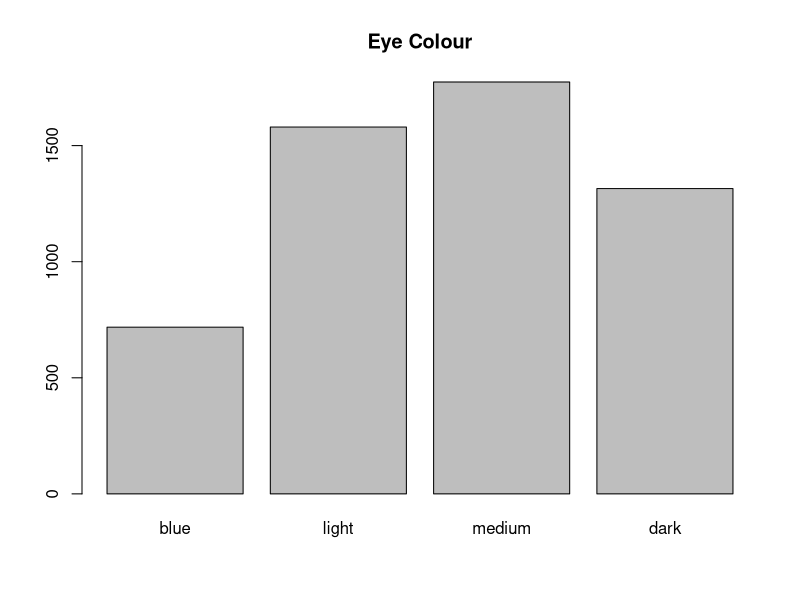
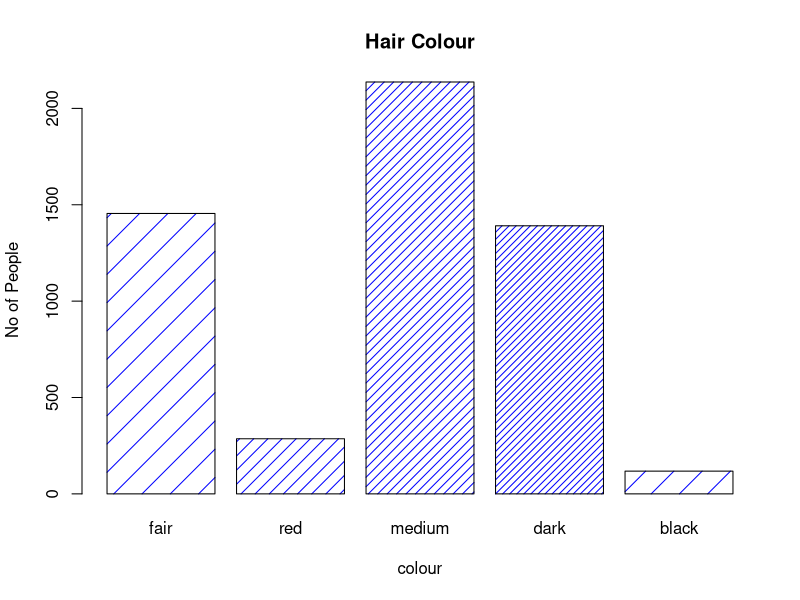
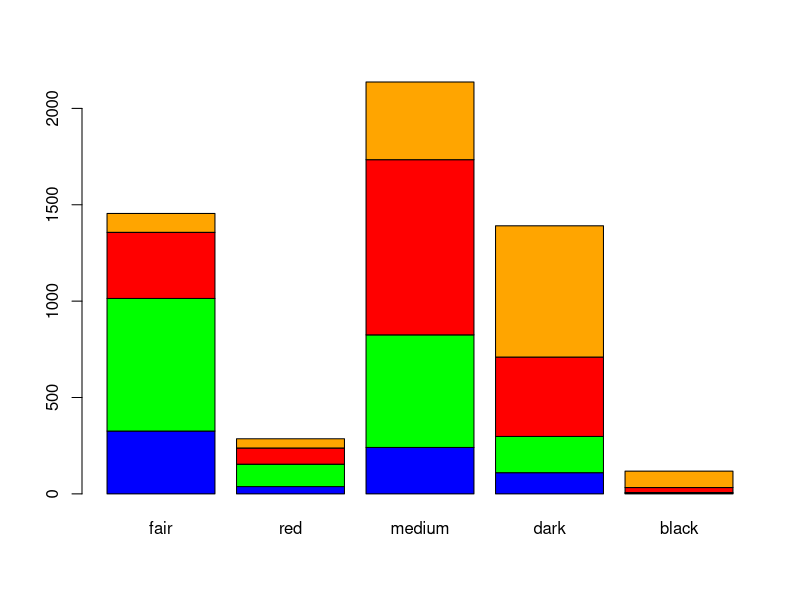
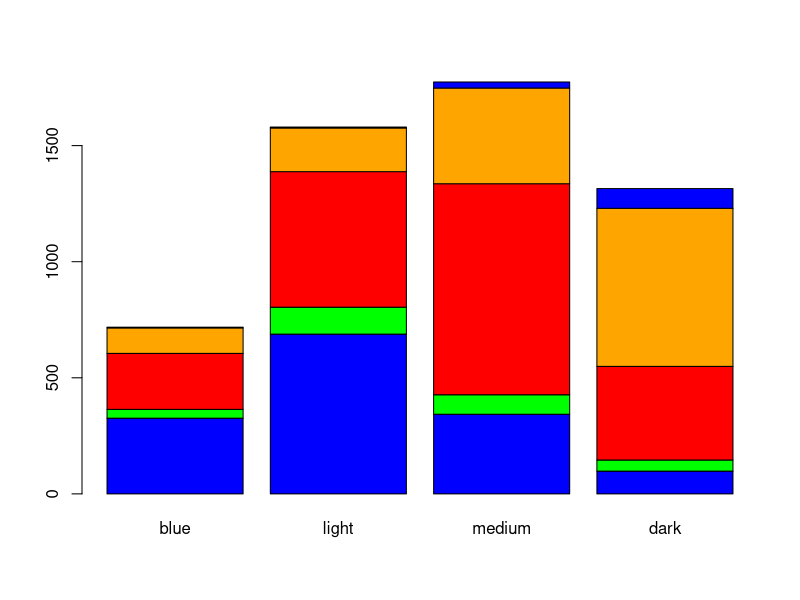
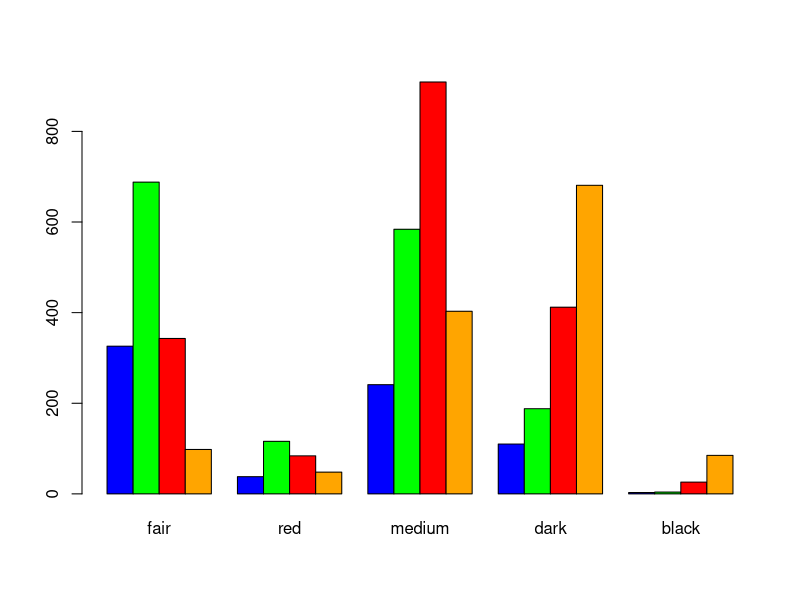
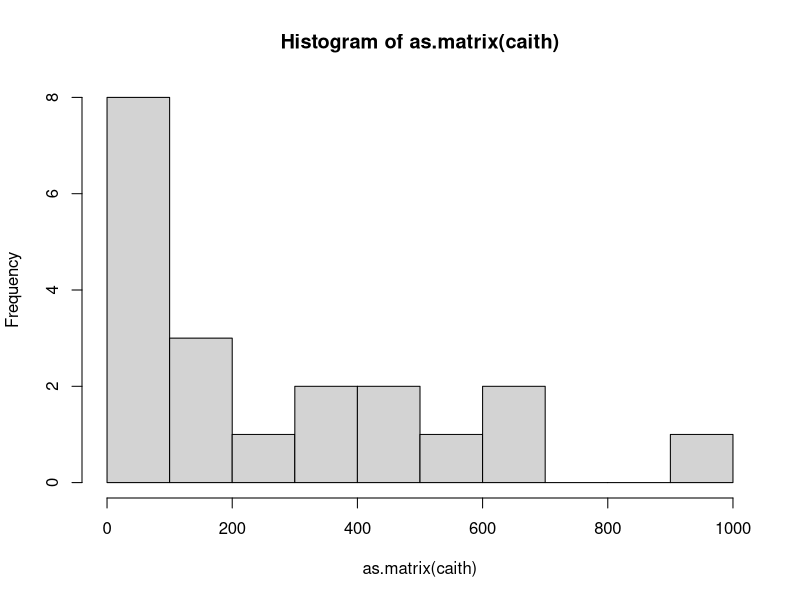
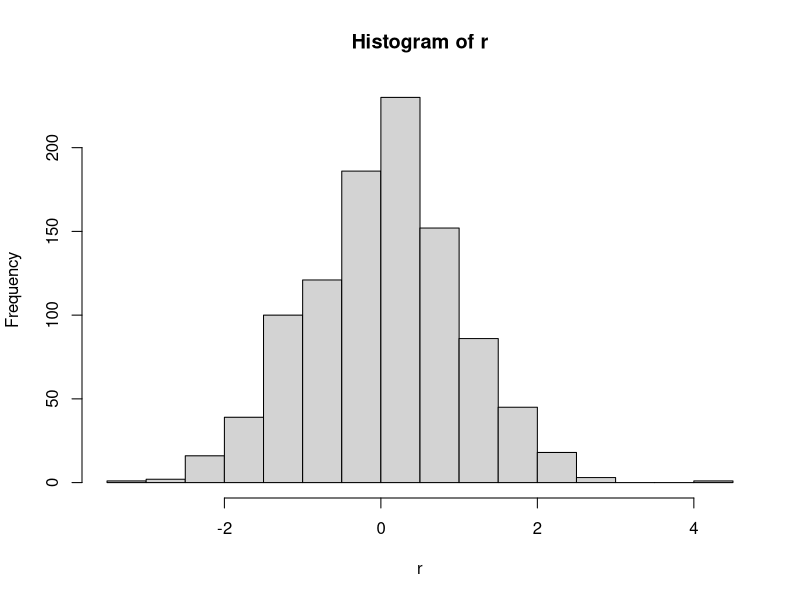
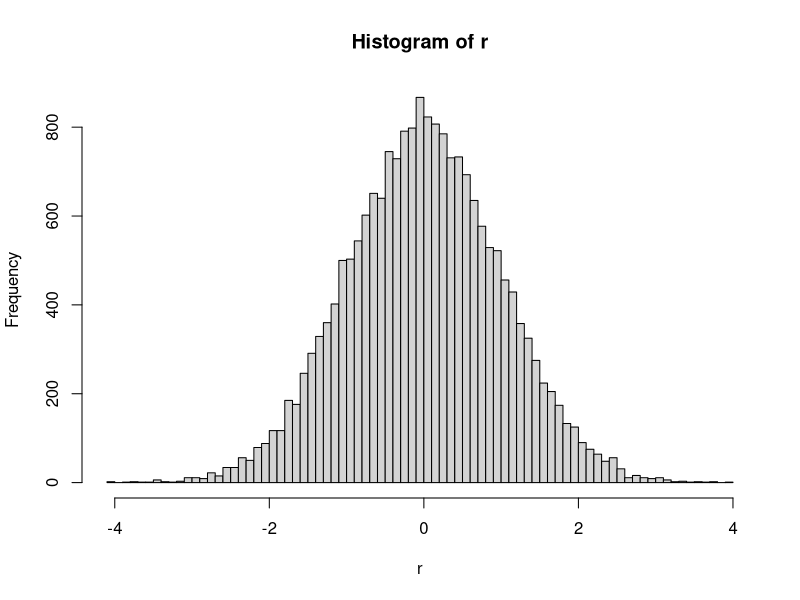

The R script that drew these images, in order:
require(MASS)
data(caith)
caith

# barplots
EyeColour <- rowSums(caith)
HairColour <- colSums(caith)
barplot(EyeColour, main='Eye Colour')
barplot(HairColour, main='Hair Colour', col='blue', xlab='colour', ylab='No of People', density=c(5,10,15,20))
barplot(as.matrix(caith), col=c('blue', 'green', 'red', 'orange'))
barplot(t(as.matrix(caith)), col=c('blue', 'green', 'red', 'orange'))
barplot(as.matrix(caith), col=c('blue', 'green', 'red', 'orange'), beside=T)

# histograms
hist(as.matrix(caith), breaks=10)
r <-  rnorm(1000)
hist(r)
r <- rnorm(20000)
hist(r, breaks=100)
r <- rchisq(10000, df=2)
hist(r, breaks=100)
r <- rchisq(10000, df=5)
hist(r, breaks=100)
